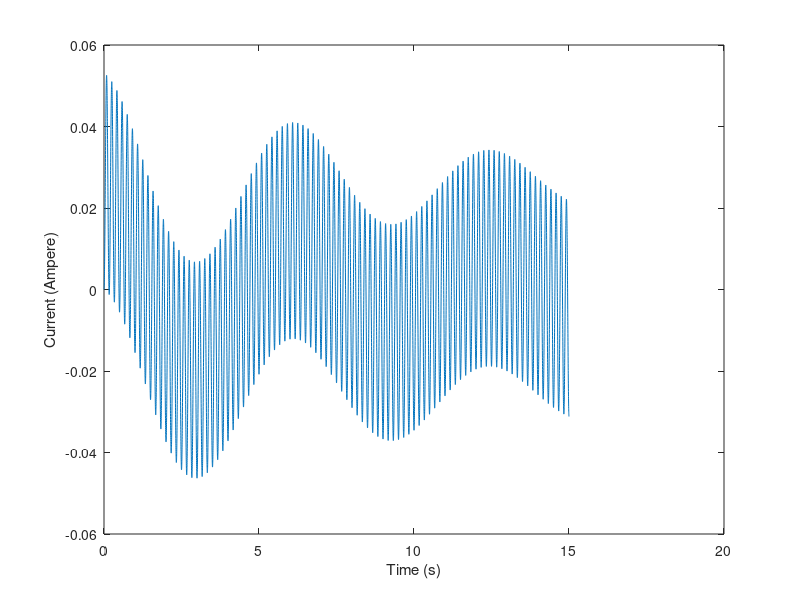
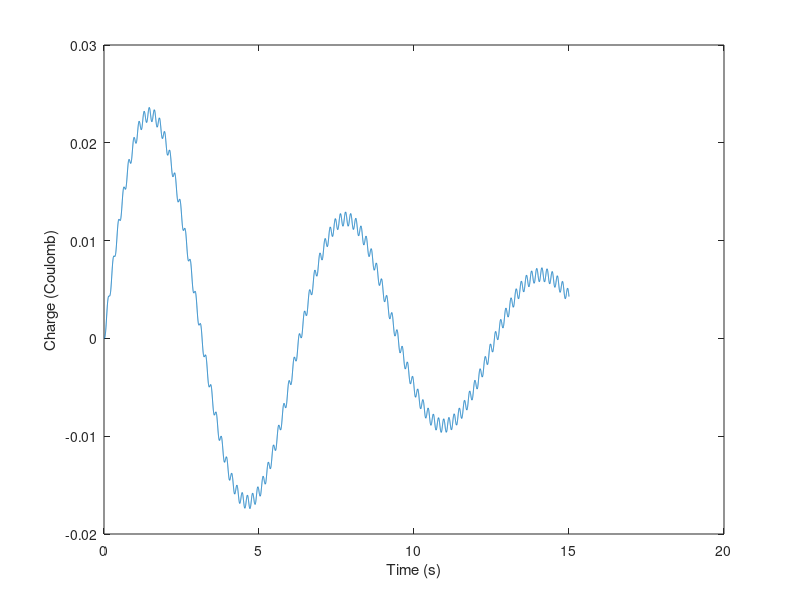

These figures' MATLAB source, in order:
%DO CHECK THE CODE ONCE
clear all;
C = 1;
L = 1;
R = 0.2;
maxtime = 15;
dt = 0.001;
n = maxtime/dt;
Q = zeros(n,1);
I = zeros(n,1);
E = zeros(n,1);
time = zeros(n,1);
for step=1:n-1
E(step) = sin(12*pi*time(step));
%E(step)
%E(step + 1) = sin(12*pi*(time(step) + dt));
I(step + 1) = I(step) + (E(step) - (Q(step)/C) - (R*I(step)))*dt/L;
Q(step + 1) = Q(step) + I(step)*dt;
time(step + 1) = time(step) + dt;
end;

E(n) = sin(12*pi*time(n));
figure;
plot(time,I);
xlabel('Time (s)');
ylabel('Current (Ampere)');
figure;
plot(time,Q);
xlabel('Time (s)');
ylabel('Charge (Coulomb)');